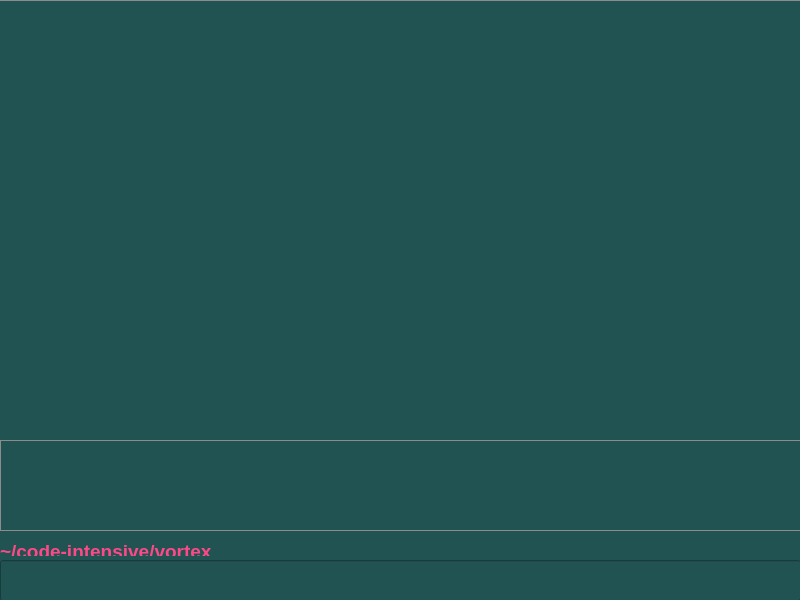
<?xml version="1.0" encoding="UTF-8"?>
<ui version="4.0">
 <class>MainWindow</class>
 <widget class="QMainWindow" name="MainWindow">
  <property name="geometry">
   <rect>
    <x>0</x>
    <y>0</y>
    <width>800</width>
    <height>600</height>
   </rect>
  </property>
  <property name="windowTitle">
   <string>MainWindow</string>
  </property>
  <property name="styleSheet">
   <string notr="true">color: rgb(255, 255, 255);
background-color: rgb(33, 83, 83);</string>
  </property>
  <widget class="QWidget" name="centralwidget">
   <widget class="QLineEdit" name="lineEdit">
    <property name="geometry">
     <rect>
      <x>0</x>
      <y>560</y>
      <width>801</width>
      <height>41</height>
     </rect>
    </property>
    <property name="styleSheet">
     <string notr="true">QLineEdit::cursor {
        width:  3px;
        background-color:  rgb(255, 72, 135);
    }</string>
    </property>
   </widget>
   <widget class="QLabel" name="label">
    <property name="geometry">
     <rect>
      <x>0</x>
      <y>540</y>
      <width>231</width>
      <height>16</height>
     </rect>
    </property>
    <property name="styleSheet">
     <string notr="true">color: rgb(255, 72, 135);</string>
    </property>
    <property name="text">
     <string>&lt;html&gt;&lt;head/&gt;&lt;body&gt;&lt;p&gt;&lt;span style=&quot; font-size:14pt; font-weight:600;&quot;&gt;~/code-intensive/vortex&lt;/span&gt;&lt;/p&gt;&lt;/body&gt;&lt;/html&gt;</string>
    </property>
   </widget>
   <widget class="QWidget" name="widget" native="true">
    <property name="geometry">
     <rect>
      <x>-10</x>
      <y>0</y>
      <width>811</width>
      <height>531</height>
     </rect>
    </property>
    <property name="styleSheet">
     <string notr="true">border: 1px solid rgb(140, 140, 140);</string>
    </property>
    <widget class="QTextEdit" name="textEdit">
     <property name="geometry">
      <rect>
       <x>10</x>
       <y>440</y>
       <width>801</width>
       <height>91</height>
      </rect>
     </property>
     <property name="styleSheet">
      <string notr="true"/>
     </property>
    </widget>
   </widget>
  </widget>
 </widget>
 <resources/>
 <connections/>
</ui>
